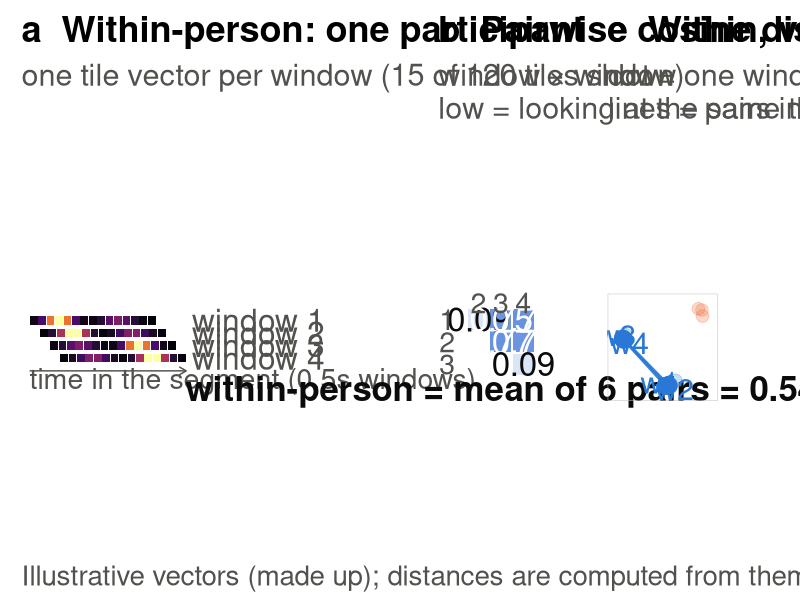
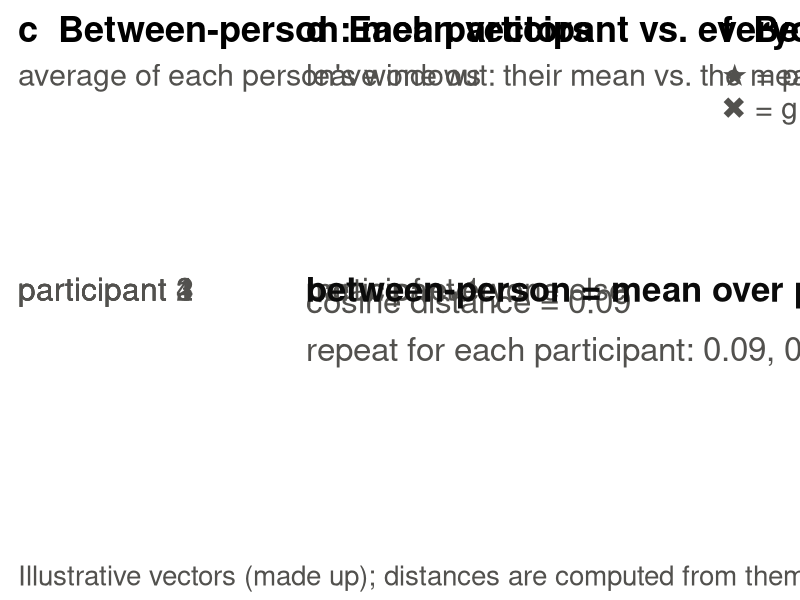

R code for these plots, in order:
## plot_within_between_schematic.R
## Generic schematic of the within/between cosine metric (calc_within_between_cosine.py), with illustrative (made-up)
## 15-block tile vectors; distances shown are computed from those vectors, and e/f place them in 2D by classical MDS.
##   within  = one person's windows in a segment, mean pairwise cosine distance
##   between = each person's segment-mean vector vs. the leave-one-out mean of everyone else's, averaged over people
##
## Output: figures/presentations/{within,between}_schematic.png
## Usage: Rscript scripts/schematics/plot_within_between_schematic.R

suppressPackageStartupMessages({
  library(dplyr)
  library(tidyr)
  library(ggplot2)
  library(patchwork)
  library(here)
})

N <- 15; N_WIN <- 4; N_PEOPLE <- 4
SHIFT <- 1.2  # blocks each later window is offset right
TS <- 2  # text scale
INK <- "#0b0b0b"; INK2 <- "#52514e"; ACCENT <- "#2a78d6"

bump <- function(mu, sd = 0.8, h = 1) h * exp(-((1:N) - mu)^2 / (2 * sd^2))
cos_dist <- function(a, b) 1 - sum(a * b) / sqrt(sum(a^2) * sum(b^2))
# person x window peaks: people move between targets, and differ in which targets and how often
peaks <- list(c(4, 4.5, 11, 11.5), c(4.5, 5, 4, 10.5), c(7.5, 8, 11, 7), c(11, 11.5, 4, 11.5))
V <- lapply(peaks, \(pk) lapply(pk, \(m) bump(m) + bump(ifelse(m < 8, m + 7, m - 7), 0.9, 0.12)))

within_pairs <- combn(N_WIN, 2)
D1 <- matrix(NA, N_WIN, N_WIN)
for (k in seq_len(ncol(within_pairs))) {
  i <- within_pairs[1, k]; j <- within_pairs[2, k]
  D1[i, j] <- D1[j, i] <- cos_dist(V[[1]][[i]], V[[1]][[j]])
}
within_p1 <- mean(D1[upper.tri(D1)])
means <- lapply(V, \(w) Reduce(`+`, w) / N_WIN)
loo <- lapply(seq_len(N_PEOPLE), \(p) Reduce(`+`, means[-p]) / (N_PEOPLE - 1))
d_between <- sapply(seq_len(N_PEOPLE), \(p) cos_dist(means[[p]], loo[[p]]))

fill_scale <- scale_fill_viridis_c(option = "inferno", limits = c(0, 1), trans = "sqrt", guide = "none")
theme_s <- theme_void(base_size = 12 * TS) +
  theme(plot.title = element_text(size = 13 * TS, face = "bold", hjust = 0, margin = margin(b = 10)),
        plot.subtitle = element_text(size = 11 * TS, color = INK2, margin = margin(b = 14)), plot.margin = margin(6, 18, 6, 10))
strip_df <- function(vecs, labels, shift = 0) {
  bind_rows(lapply(seq_along(vecs), \(k) tibble(row = k, label = labels[k], x = 1:N + (k - 1) * shift, value = vecs[[k]] / max(vecs[[k]]))))
}
strips <- function(df, gap = 1.5, label_size = 4 * TS, extra_right = 0) {
  y_of <- function(r) -r * gap
  lab <- distinct(df, row, label) |> mutate(x = max(df$x) + 1.2 + extra_right, y = y_of(row))
  ggplot(df, aes(x, y_of(row), fill = value)) +
    geom_tile(width = 0.92, height = 1) +
    geom_text(data = lab, aes(x, y, label = label), inherit.aes = FALSE, hjust = 0, size = label_size, color = INK2) +
    fill_scale + coord_fixed(clip = "off") + theme_s
}

## a: one person's windows across a segment
win_labels <- sprintf("window %d", 1:N_WIN)
pa <- strips(strip_df(V[[1]], win_labels, SHIFT)) +
  annotate("segment", x = 0.5, xend = N + (N_WIN - 1) * SHIFT + 0.5, y = -(N_WIN + 1) * 1.5, yend = -(N_WIN + 1) * 1.5,
           arrow = arrow(length = unit(2, "mm")), color = INK2) +
  annotate("text", x = 0.5, y = -(N_WIN + 1) * 1.5 - 0.9, label = "time in the segment (0.5s windows)", hjust = 0, size = 3.6 * TS, color = INK2) +
  labs(title = "a  Within-person: one participant", subtitle = "one tile vector per window (15 of 120 tiles shown)") +
  theme(plot.margin = margin(6, 162, 6, 10))

## b: pairwise distances between that person's windows
dm <- expand.grid(i = 1:N_WIN, j = 1:N_WIN) |> mutate(d = D1[cbind(i, j)]) |> filter(i < j)
pb <- ggplot(dm, aes(j, -i)) +
  geom_tile(aes(fill = d), width = 0.94, height = 0.94) +
  geom_text(aes(label = sprintf("%.2f", d), color = d > 0.5), size = 4.2 * TS) +
  scale_fill_gradient(low = "#e8f1fb", high = ACCENT, limits = c(0, 1), guide = "none") +
  scale_color_manual(values = c(`FALSE` = INK, `TRUE` = "white"), guide = "none") +
  annotate("text", x = 2:N_WIN, y = -0.25, label = 2:N_WIN, size = 3.6 * TS, color = INK2) +
  annotate("text", x = 0.6, y = -(1:(N_WIN - 1)), label = 1:(N_WIN - 1), size = 3.6 * TS, color = INK2) +
  annotate("text", x = (N_WIN + 2) / 2, y = -N_WIN - 0.1, size = 4.4 * TS, color = INK, fontface = "bold",
           label = sprintf("within-person = mean of %d pairs = %.2f", ncol(within_pairs), within_p1)) +
  coord_fixed(xlim = c(0.4, N_WIN + 0.6), ylim = c(-N_WIN - 0.5, 0), clip = "off") +
  labs(title = "b  Pairwise cosine distance", subtitle = "window × window\nlow = looking at the same thing") +
  theme_s

## c: each person's segment-mean vector
pc <- strips(strip_df(means, sprintf("participant %d", 1:N_PEOPLE))) +
  annotate("rect", xmin = 0.45, xmax = N + 0.55, ymin = -1.5 - 0.6, ymax = -1.5 + 0.6, fill = NA, color = ACCENT, linewidth = 0.8) +
  labs(title = "c  Between-person: mean vectors", subtitle = "average of each person's windows") +
  theme(plot.margin = margin(6, 198, 6, 10))

## d: one person vs. the leave-one-out mean of the others
d_df <- strip_df(list(means[[1]], loo[[1]]), c("participant 1", "mean of everyone else"))
pd <- strips(d_df, gap = 2) +
  annotate("rect", xmin = 0.45, xmax = N + 0.55, ymin = -2 - 0.6, ymax = -2 + 0.6, fill = NA, color = ACCENT, linewidth = 0.8) +
  annotate("text", x = 0.5, y = -5.6, hjust = 0, vjust = 1, size = 4.2 * TS, color = INK2,
           label = sprintf("cosine distance = %.2f\nrepeat for each participant: %s", d_between[1],
                           paste(sprintf("%.2f", d_between), collapse = ", "))) +
  annotate("text", x = 0.5, y = -9.8, hjust = 0, size = 4.4 * TS, color = INK, fontface = "bold",
           label = sprintf("between-person = mean over participants = %.2f", mean(d_between))) +
  labs(title = "d  Each participant vs. everyone else", subtitle = "leave one out: their mean vs. the mean of the others") +
  theme(plot.margin = margin(6, 270, 90, 10))

## e, f: the same vectors as points in vector space (2D classical MDS of their cosine distances)
PCOL <- c("#2a78d6", "#eb6834", "#1baf7a", "#6250d6")
all_win <- unlist(V, recursive = FALSE)
Dall <- outer(seq_along(all_win), seq_along(all_win), Vectorize(\(i, j) cos_dist(all_win[[i]], all_win[[j]])))
xy <- cmdscale(Dall, k = 2)
pts <- tibble(person = factor(rep(1:N_PEOPLE, each = N_WIN)), win = rep(1:N_WIN, N_PEOPLE), x = xy[, 1], y = xy[, 2])
cent <- pts |> group_by(person) |> summarise(x = mean(x), y = mean(y))
grand <- summarise(cent, x = mean(x), y = mean(y))
lims <- list(x = range(pts$x) + c(-0.12, 0.12), y = range(pts$y) + c(-0.12, 0.12))
space_theme <- theme_s + theme(panel.border = element_rect(fill = NA, color = "#c3c2be"), legend.position = "none",
                               plot.margin = margin(6, 54, 6, 30))
p1_pairs <- filter(pts, person == 1) |> (\(q) bind_rows(lapply(seq_len(ncol(within_pairs)), \(k)
  tibble(x = q$x[within_pairs[1, k]], y = q$y[within_pairs[1, k]], xend = q$x[within_pairs[2, k]], yend = q$y[within_pairs[2, k]]))))()
pe <- ggplot(pts, aes(x, y)) +
  geom_point(data = filter(pts, person != 1), aes(color = person), size = 4, alpha = 0.25) +
  geom_segment(data = p1_pairs, aes(x = x, y = y, xend = xend, yend = yend), color = PCOL[1], linewidth = 1, alpha = 0.7) +
  geom_point(data = filter(pts, person == 1), color = PCOL[1], size = 5.5) +
  geom_text(data = filter(pts, person == 1), aes(label = paste0("w", win)), color = PCOL[1], size = 3.8 * TS,
            nudge_x = c(-0.07, 0.07, -0.07, 0.07), nudge_y = c(0.04, -0.04, 0.04, -0.04)) +
  scale_color_manual(values = PCOL) + coord_equal(xlim = lims$x, ylim = lims$y) +
  labs(title = "e  Within, vector space", subtitle = "dot = one window\nlines = pairs in b") + space_theme
pf <- ggplot(pts, aes(x, y)) +
  geom_point(aes(color = person), size = 4, alpha = 0.3) +
  geom_segment(data = cent, aes(x = x, y = y, xend = grand$x, yend = grand$y, color = person), linewidth = 1.2) +
  geom_text(data = cent, aes(color = person), label = "\u2605", size = 14) +
  geom_point(data = grand, shape = 4, size = 9, stroke = 3, color = INK) +
  scale_color_manual(values = PCOL) + coord_equal(xlim = lims$x, ylim = lims$y) +
  labs(title = "f  Between, vector space", subtitle = "\u2605 = participant mean\n\u2716 = group mean") + space_theme

CAPTION <- "Illustrative vectors (made up); distances are computed from them. Real vectors have 120 tiles."
save_fig <- function(p, name, w, h) {
  p <- p + plot_annotation(caption = CAPTION) & theme(plot.caption = element_text(color = INK2, size = 10 * TS, hjust = 0))
  out <- here("figures", "presentations", name)
  withCallingHandlers(  # patchwork 1.3.1 + ggplot2 4.0 emit a spurious annotation-theme warning
    ggsave(out, p, width = w, height = h, dpi = 200, bg = "white"),
    warning = function(w) if (grepl("annotation\\$theme", conditionMessage(w))) invokeRestart("muffleWarning"))
  cat("Saved", out, "\n")
}
save_fig(pa + pb + pe + plot_layout(widths = c(1.3, 0.75, 0.8)), "within_schematic.png", 24, 7)
save_fig(pc + pd + pf + plot_layout(widths = c(1, 1.05, 0.8)), "between_schematic.png", 24, 6.8)
cat(sprintf("within (participant 1) = %.3f; between per person = %s; mean = %.3f\n", within_p1,
            paste(sprintf("%.3f", d_between), collapse = ", "), mean(d_between)))
